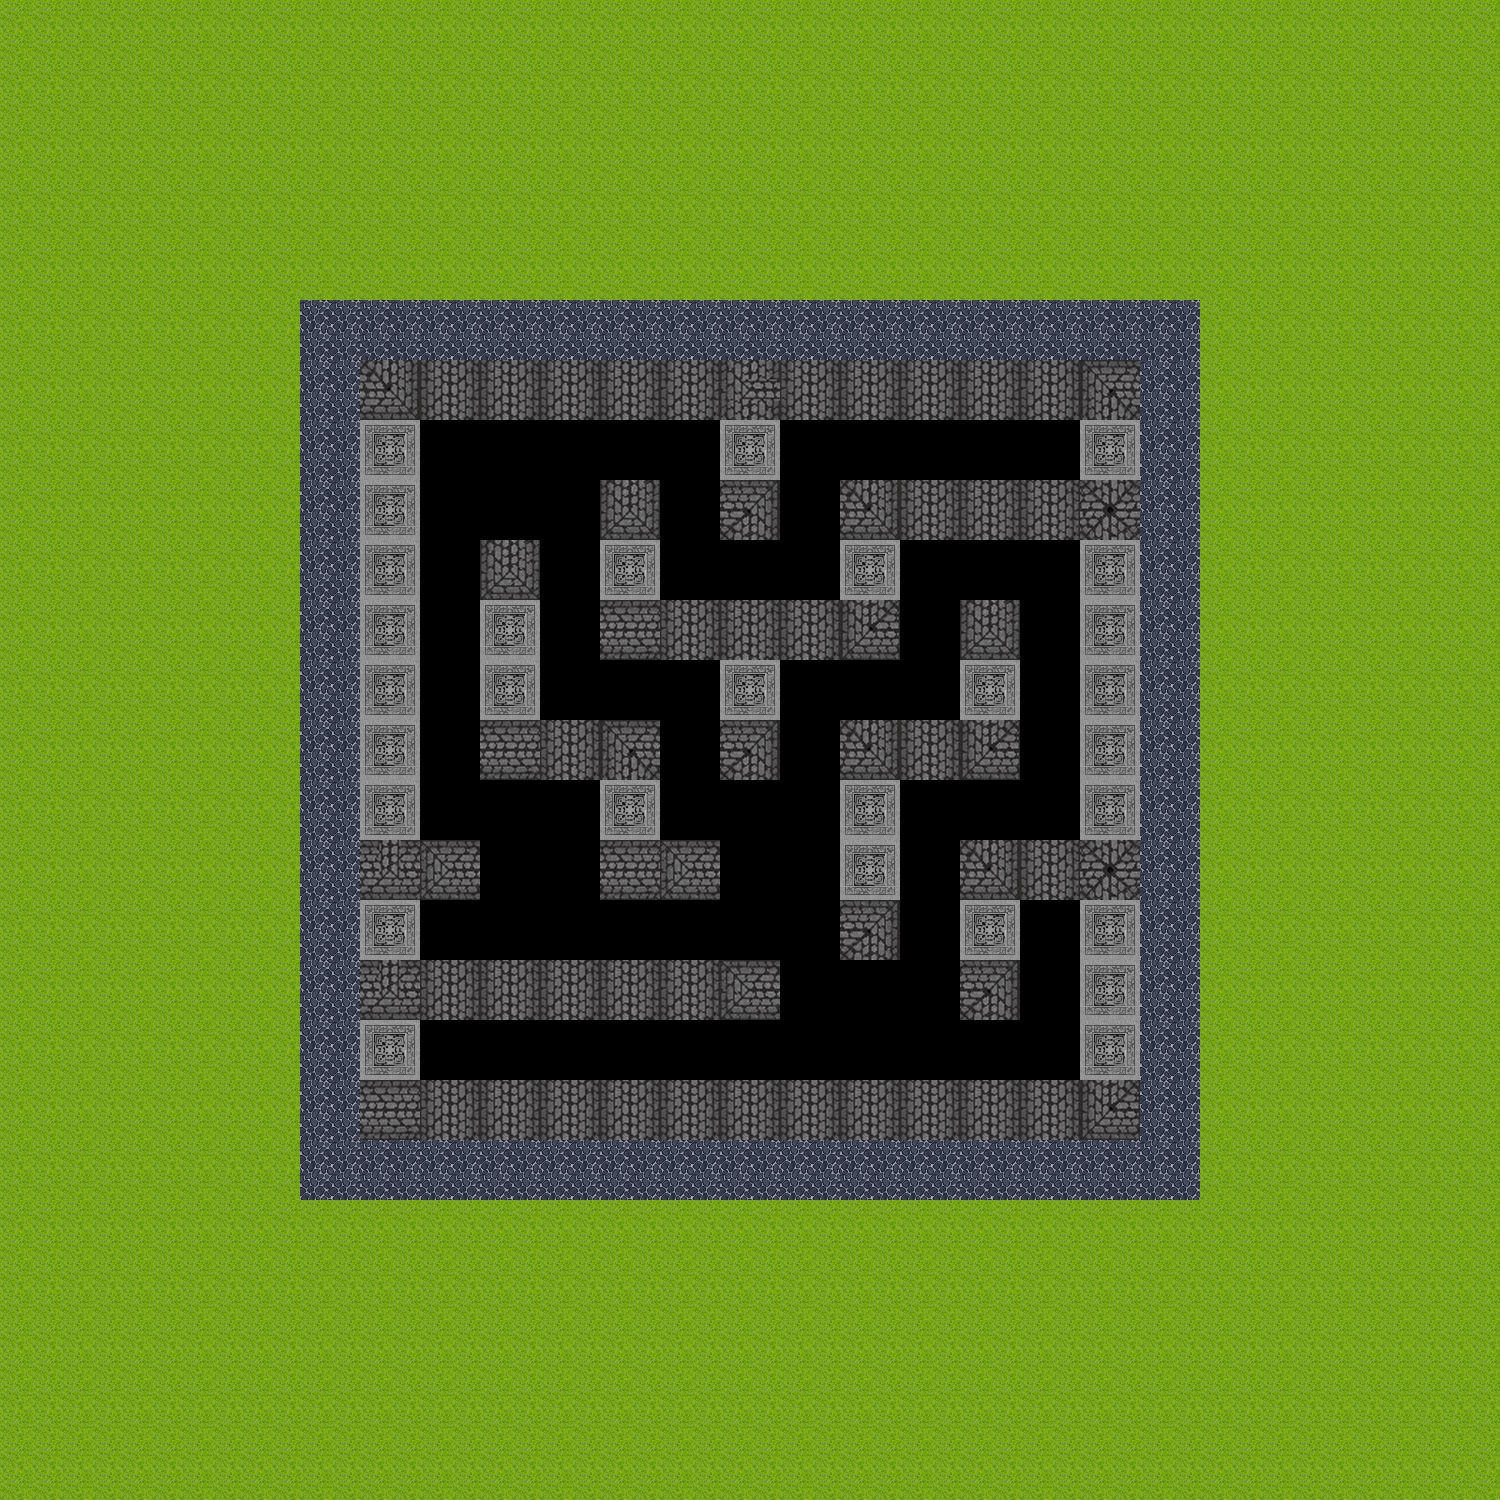

Rendered tile map (Tiled .tmx) drawn with the repository's tilesets; below, a short description and the map source with its tile grids summarised:
An orthogonal 25x25 tile map with 60x60 px tiles, 1 tile layer (Nivel 1) and 15 objects.

<map version="1.0" orientation="orthogonal" width="25" height="25" tilewidth="60" tileheight="60">
 <tileset firstgid="1" name="Tilesmapa" tilewidth="60" tileheight="60">
  <image source="../../../var/www/Janko/public/assets/img/Tilesmapa.png" width="360" height="240" />
 </tileset>
 <layer name="Nivel 1" width="25" height="25">
  <data>[625 cells, 548 non-empty, 14 distinct tile ids]</data>
 </layer>
 <objectgroup name="Collision" width="25" height="25" visible="0">
  <object x="362" y="362" width="777" height="117" />
  <object x="781" y="481" width="60" height="119" />
  <object x="901" y="539" width="58" height="181" />
  <object x="662" y="660" width="242" height="60" />
  <object x="660" y="539" width="60" height="121" />
  <object x="542" y="540" width="117" height="59" />
  <object x="362" y="481" width="117" height="658" />
  <object x="541" y="602" width="59" height="238" />
  <object x="603" y="782" width="116" height="58" />
  <object x="482" y="902" width="179" height="59" />
  <object x="781" y="782" width="120" height="58" />
  <object x="782" y="843" width="58" height="177" />
  <object x="479" y="1020" width="659" height="120" />
  <object x="901" y="901" width="120" height="59" />
  <object x="1021" y="482" width="117" height="537" />
 </objectgroup>
</map>